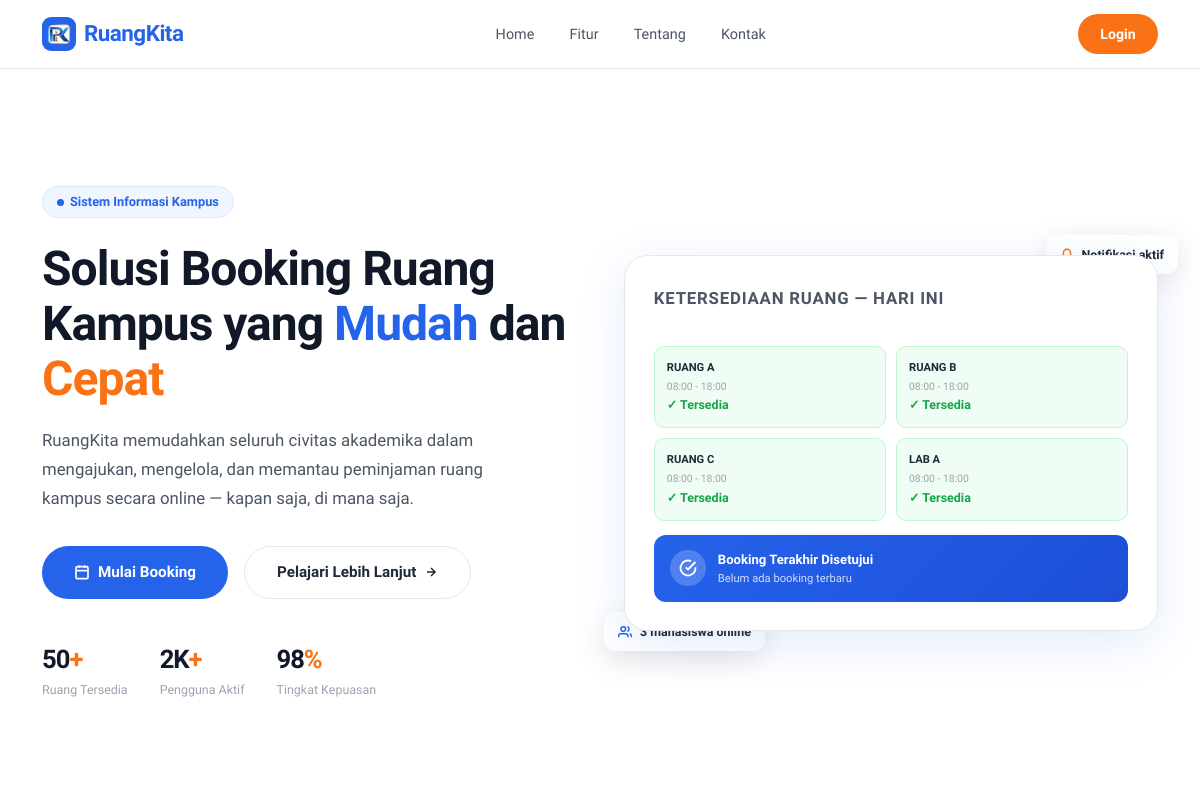
Before: / (upper part) with the older database file.
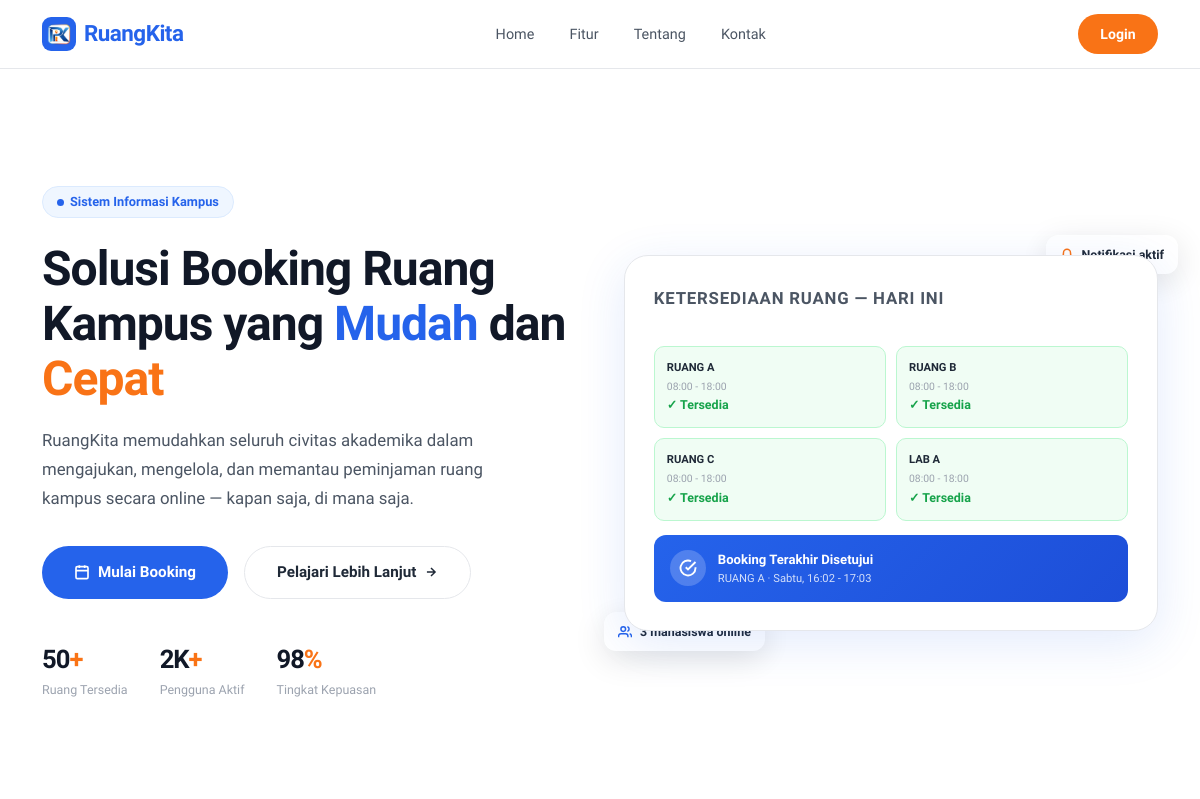
After: the same page with the newer database file.
### tables this page shows
CREATE TABLE `bookings` (
  `id` int(11) NOT NULL,
  `nama` varchar(100) DEFAULT NULL,
  `prodi` varchar(100) DEFAULT NULL,
  `email` varchar(100) DEFAULT NULL,
  `ruangan_nama` varchar(100) DEFAULT NULL,
  `checkin` datetime DEFAULT NULL,
  `checkout` datetime DEFAULT NULL,
  `created_at` timestamp NOT NULL DEFAULT current_timestamp(),
  `angkatan` varchar(10) DEFAULT NULL,
  `kelas` varchar(20) DEFAULT NULL,
  `keperluan_booking` text DEFAULT NULL,
  `status` enum('pending','disetujui','ditolak') DEFAULT 'pending'
);

### index.php (the view, shortened to what the changed rows need)
<?php
include "koneksi.php";
?>
<!DOCTYPE html>
<html lang="id">
<head>
  <link rel="stylesheet" href="style.css">
</head>
<body class="landing-page">
  <section id="home" style="padding: 0;">
    <div class="hero">
      <div class="hero-content">
        <h1>Solusi Booking Ruang Kampus yang <span>Mudah</span> dan <em>Cepat</em></h1>
      </div>
      <div class="hero-visual">
      <div class="hero-card-main">
        <?php
        $query_latest_approved = mysqli_query($conn, "
            SELECT ruangan_nama, checkin, checkout
            FROM bookings
            WHERE status='disetujui'
            ORDER BY created_at DESC
            LIMIT 1
        ");
        if(mysqli_num_rows($query_latest_approved) > 0){
            $latest_booking = mysqli_fetch_assoc($query_latest_approved);
            $ruang = $latest_booking['ruangan_nama'];
            $hari = array("Minggu","Senin","Selasa","Rabu","Kamis","Jumat","Sabtu");
            $day_index = date('w', strtotime($latest_booking['checkin']));
            $hari_indo = $hari[$day_index];
            $jam_mulai = date('H:i', strtotime($latest_booking['checkin']));
            $jam_selesai = date('H:i', strtotime($latest_booking['checkout']));
            $teks_t2 = htmlspecialchars($ruang) . ' · ' . $hari_indo . ', ' . $jam_mulai . ' - ' . $jam_selesai;
        } else {
            $teks_t2 = "Belum ada booking terbaru";
        }
        ?>
        <div class="booking-confirm">
          <div class="confirm-text">
            <div class="t1">Booking Terakhir Disetujui</div>
            <div class="t2"><?= $teks_t2; ?></div>
          </div>
        </div>
      </div>
    </div>
    </div>
  </section>
</body>
</html>

Changed rows visible on the page:
added bookings: teks_t2 "RUANG A · Sabtu, 16:02 - 17:03"
Other visible differences:
$teks_t2: "Belum ada booking terbaru" → (not shown)
